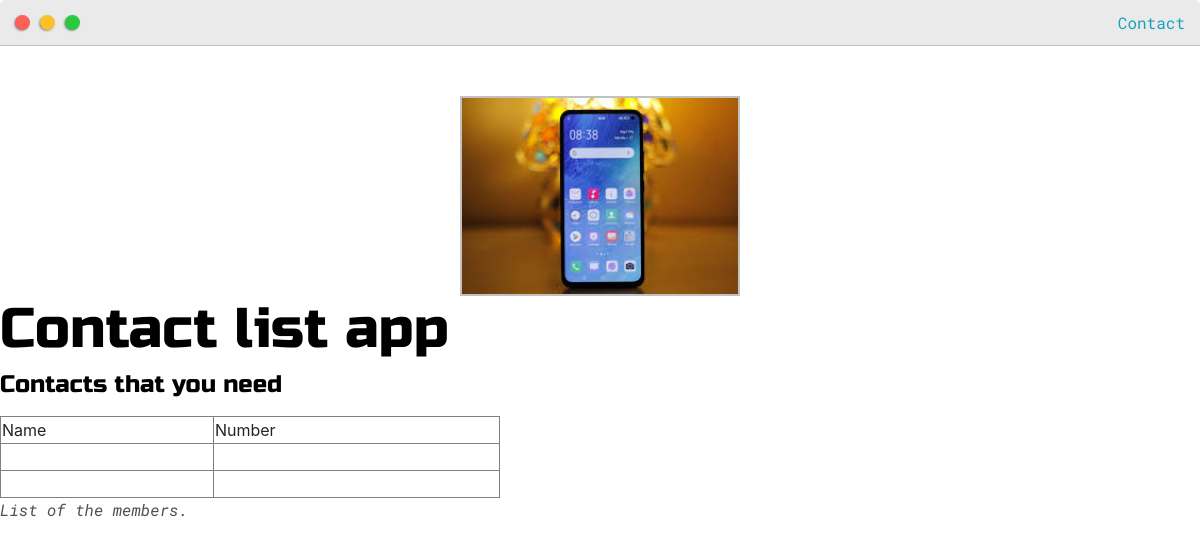
Page /post/Contact_list_app/ on the committed database.
### resume/models.py (models this page shows, shortened)
class Post(models.Model):
    headline = models.CharField(max_length=200)
    sub_headline = models.CharField(max_length=200, null=True)
    thumbnail = models.ImageField(null=True, blank=True, upload_to="images", default="ecom.jpg")
    body = RichTextUploadingField(null = True, blank = True)
    created = models.DateField(auto_now_add=True)
    active = models.BooleanField(default = False)
    featured = models.BooleanField(default = False)
    tags  = models.ManyToManyField(Tag, null=True)
    slug = models.SlugField(null = True, blank= True)

### resume/views.py (the view)
# urls.py: path('post/<slug:slug>/', views.postpage, name='Post'),
def postpage(request, slug):
    post = Post.objects.get(slug=slug)
    context={'post':post}
    return render (request, 'resume/post.html', context)

### resume/templates/resume/post.html
{% extends 'resume/main.html' %}
{% load static %}
{% block content %}
	<div class="left-column">
		<img id="profile_pic" src="{{post.thumbnail.url}}">
		<h1>{{post.headline}}</h1>
		<h4>{{post.sub_headline}}</h4>
		<p>{{post.body|safe}}</p>
	</div>
{% endblock content %}

### static/css/main.css (style rules this page uses)
:root { --mainColor:#eaeaea; --secondaryColor:#fff; --borderColor:#c1c1c1; --mainText:black; --secondaryText:#4b5156; --themeDotBorder:#24292e; --previewBg:rgb(251, 249, 243, 0.8); --previewShadow:#f0ead6; --buttonColor:black; }
html, body { padding: 0; margin: 0; scroll-behavior: smooth; }
body * { transition: 0.3s; }
h1, h2, h3, h4, h5, h6, strong { color: var(--mainText); font-family: 'Russo One', sans-serif; font-weight: 500; }
p, li, span, label, input, textarea { color: var(--secondaryText); font-family: 'Roboto Mono', monospace; }
h1 { font-size: 56px; }
h4 { font-size: 24px; }
.left-column { grid-area: left-column; padding-top: 50px; padding-bottom: 50px; }
#profile_pic { display: block; margin: 0 auto; height: 200px; width: 280px; object-fit: cover; border: 2px solid var(--borderColor); }

### rows in the picture
Post: thumbnail (picture), headline "Contact list app", sub_headline "Contacts that you need", body "Name Number List of the members."
